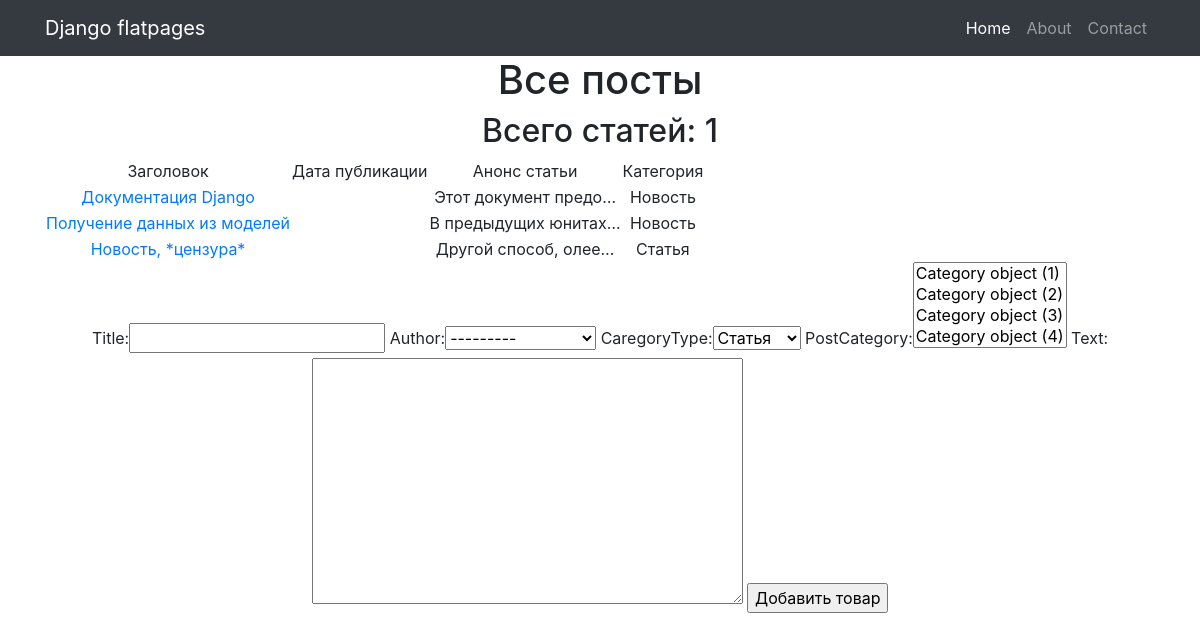
/posts/, run on an earlier commit of the app's database.
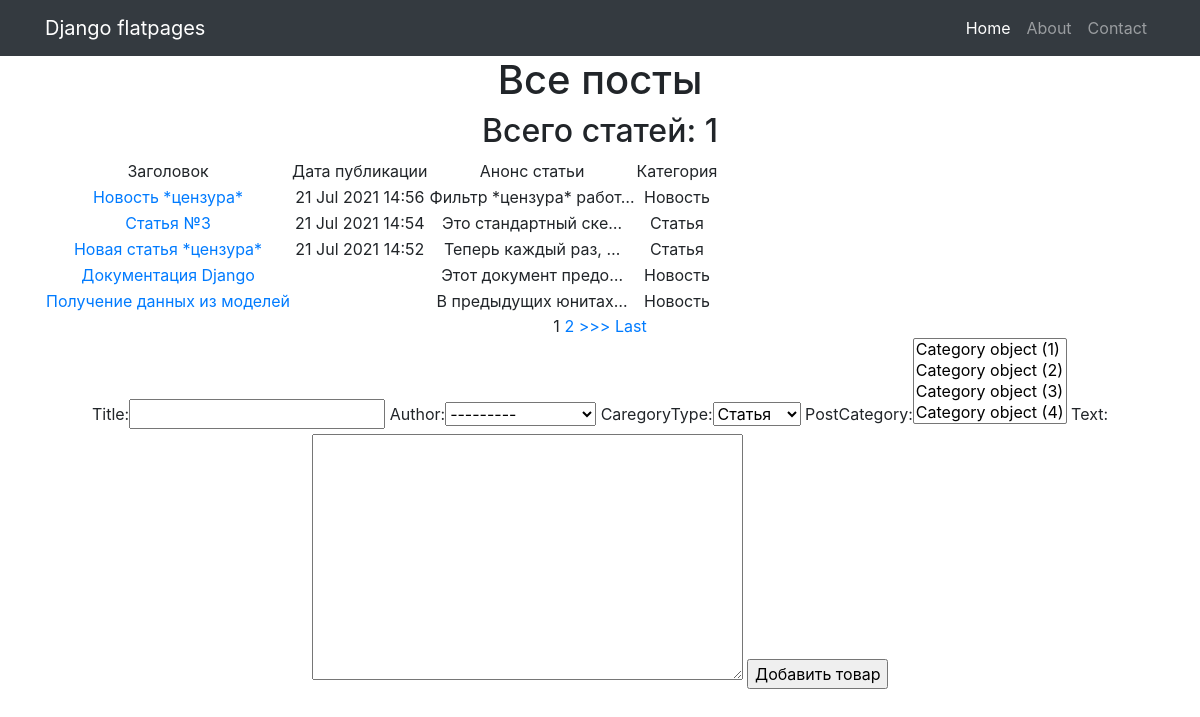
And on a later commit of the database.
### articles/models.py (models this page shows, shortened)
class Post(models.Model):
    author = models.ForeignKey(Author, on_delete=models.CASCADE)
    NEWS = 'NW'
    ARTICLE = 'AR'
    CATEGORY_CHOICES = (
        (NEWS, 'Новость'),
        (ARTICLE, 'Статья'),
    )
    caregoryType = models.CharField(max_length=2, choices=CATEGORY_CHOICES, default=ARTICLE)   # исправить опечатку
    dateCreation = models.DateTimeField(auto_now_add = True)
    postCategory = models.ManyToManyField(Category, through='PostCategory')
    title = models.CharField(max_length=128)
    text = models.TextField()
    rating = models.SmallIntegerField(default=0)

### articles/views.py (the view, shortened to what this page needs)
# urls.py: path('', PostList.as_view()),
class PostList(ListView):
    model = Post
    template_name = 'posts.html'
    context_object_name = 'posts'
    queryset = Post.objects.order_by('-dateCreation')
    paginate_by = 5  # поставим постраничный вывод в один элемент
    form_class = PostForm
    def get_context_data(self, **kwargs):
        context = super().get_context_data(**kwargs)
        context['news'] = Post.objects.all(),
        context['form'] = PostForm()
        return context

### articles/forms.py
class PostForm(ModelForm):
    class Meta:
        model = Post
        fields = ['title', 'author', 'caregoryType', 'postCategory', 'text']

### articles/templatetags/custom_filters.py (called while the page is built)
@register.filter(name='censor')
def censor(value):
    value_new = []
    value_list = value.split()
    for word in value_list:
        if word in censor_list:
            word = '*цензура*'
        value_new.append(word)
    value_censor = ' '.join(value_new)
    return value_censor

### templates/posts.html (shortened to what this page needs)
{% extends 'flatpages/default.html' %}
{% load custom_filters %}
{% block content %}
    <h1>Все посты</h1>
    <h2>Всего статей: {{ news|length }}</h2>
    {% if posts %}
        <table>
            <tr>
                <td>
                    Заголовок
                </td>
                <td>
                    Дата публикации
                </td>
                <td>
                    Анонс статьи
                </td>
                <td>
                    Категория
                </td>
            </tr>
            {% for post in posts %}
            <tr>
                <td>
                    <a href="{% url 'post_list' post.id %}">{{ post.title|censor }}</a>
                </td>
                <td>
                    {{ post.dateCreation|date:'d M Y' }} {{ post.dateCreation|time:"H:i" }}
                </td>
                <td>
                    {{ post.text|truncatechars:20|censor }}
                </td>
                <td>
                    {{ post.get_caregoryType_display }}
                </td>
            </tr>
        {% endfor %}
        </table>
    {% else %}
        <h2>Постов нет</h2>
    {% endif %}
{% if is_paginated %}
    {% for num in page_obj.paginator.page_range %}
        {% if page_obj.number == num %}
            <a>{{ num }}</a>
        {% elif num > page_obj.number|add:'-3' and num < page_obj.number|add:'3' %}
            <a href="?page={{ num }}">{{ num }}</a>
        {% endif %}
    {% endfor %}
    {% if page_obj.has_next %}
        <a href="?page={{ page_obj.next_page_number }}">>>></a>
        <a href="?page={{ page_obj.paginator.num_pages }}">Last</a>
    {% endif %}
{% endif %}
<form method="POST">
    {{ form }}
    <input type="submit" value="Добавить товар">
</form>
{% endblock content %}

What changed in the data, as far as the page shows it:
no longer on this page (row unchanged): Post: title|censor "Новость, *цензура*", text|censor "Другой способ, олее…", caregoryType "Статья"
added Post: title|censor "Новость *цензура*", dateCreation "21 Jul 2021", dateCreation "14:56", text|censor "Фильтр *цензура* работ…", caregoryType "Новость"
added Post: title|censor "Статья №3", dateCreation "21 Jul 2021", dateCreation "14:54", text|censor "Это стандартный ске…", caregoryType "Статья"
added Post: title|censor "Новая статья *цензура*", dateCreation "21 Jul 2021", dateCreation "14:52", text|censor "Теперь каждый раз, …", caregoryType "Статья"
Also different on the page:
new list line: "1"
new list line: "2"
text now shown: ">>> Last"
